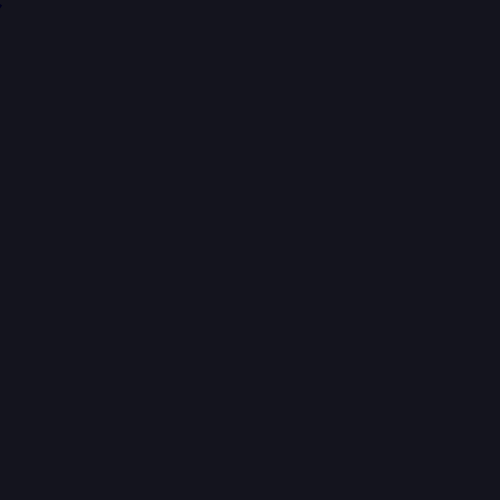
Frame 1 (no input)
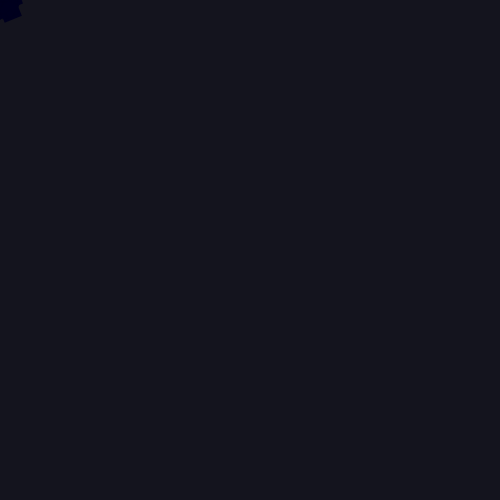
Frame 60 (no input)
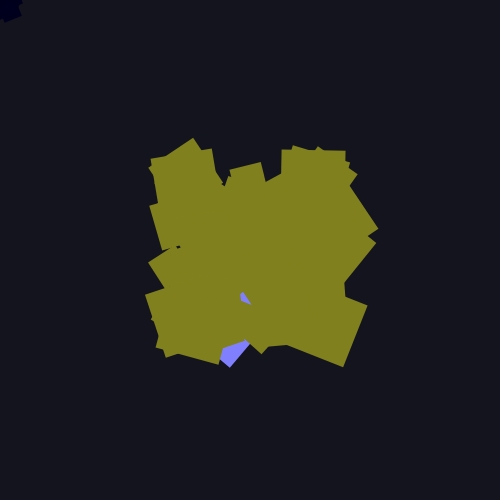
Frame 120 (the mouse pressed at the canvas centre since frame 60)

The p5.js sketch that drew these frames (run headless with seeded random() and noise() and a simulated clock; from frame 60 on, the mouse is pressed at the canvas centre):

// p5.js sketch
// ── sketch.js
// PROJECT 01 — MAGIC PAINT
// Interactive generative drawing with mouse movement, randomness,
// shape modes, trail effects and speed-based color.

let trail = false;
let shapeMode = 1;

const BG_COLOR = [20, 20, 30];
const DEFAULT_JITTER = 15;
const EXPLOSION_JITTER = 80;

function setup() {
  createCanvas(500, 500);

  angleMode(DEGREES);
  rectMode(CENTER);
  noStroke();

  clearCanvas();

  describe(
    "Interactive generative painting with randomized shapes, movement and color."
  );
}

function draw() {
  applyTrail();

  const size = getBrushSize();
  const jitterAmount = getJitterAmount();
  const position = getBrushPosition(jitterAmount);

  setBrushColor();
  drawBrush(position.x, position.y, size);
}

function applyTrail() {
  if (trail) {
    background(...BG_COLOR, 8);
  }
}

function getBrushSize() {
  const baseSize = map(mouseX, 0, width, 10, 60);
  return baseSize * random(0.5, 2);
}

function getJitterAmount() {
  return mouseIsPressed ? EXPLOSION_JITTER : DEFAULT_JITTER;
}

function getBrushPosition(jitterAmount) {
  return {
    x: mouseX + random(-jitterAmount, jitterAmount),
    y: mouseY + random(-jitterAmount, jitterAmount),
  };
}

function setBrushColor() {
  const r = map(mouseX, 0, width, 0, 255);
  const g = map(mouseY, 0, height, 0, 255);

  const mouseSpeed = dist(pmouseX, pmouseY, mouseX, mouseY);
  const b = map(mouseSpeed, 0, 50, 30, 255, true);

  fill(r, g, b);
}

function drawBrush(x, y, size) {
  push();

  translate(x, y);
  rotate(random(0, 360));

  drawShape(size);

  pop();
}

function drawShape(size) {
  if (shapeMode === 1) {
    rect(0, 0, size, size);
  } else if (shapeMode === 2) {
    ellipse(0, 0, size, size);
  } else if (shapeMode === 3) {
    triangle(
      0,
      -size / 2,
      -size / 2,
      size / 2,
      size / 2,
      size / 2
    );
  }
}

function keyPressed() {
  if (key === "t" || key === "T") {
    trail = !trail;
  }

  if (key === "1") {
    shapeMode = 1;
  } else if (key === "2") {
    shapeMode = 2;
  } else if (key === "3") {
    shapeMode = 3;
  }

  if (key === "c" || key === "C") {
    clearCanvas();
  }
}

function clearCanvas() {
  background(...BG_COLOR);
}

// ── style.css
* {
  box-sizing: border-box;
}

body {
  margin: 0;
  min-height: 100vh;
  background: #14141e;
  color: white;
  font-family: Arial, sans-serif;
}

main {
  display: flex;
  min-height: 100vh;
  flex-direction: column;
  align-items: center;
  justify-content: center;
}

h1 {
  margin-bottom: 8px;
}

p {
  margin-top: 0;
  opacity: 0.7;
}

.controls {
  display: flex;
  flex-wrap: wrap;
  gap: 16px;
  margin-top: 16px;
  font-size: 14px;
  opacity: 0.7;
}
